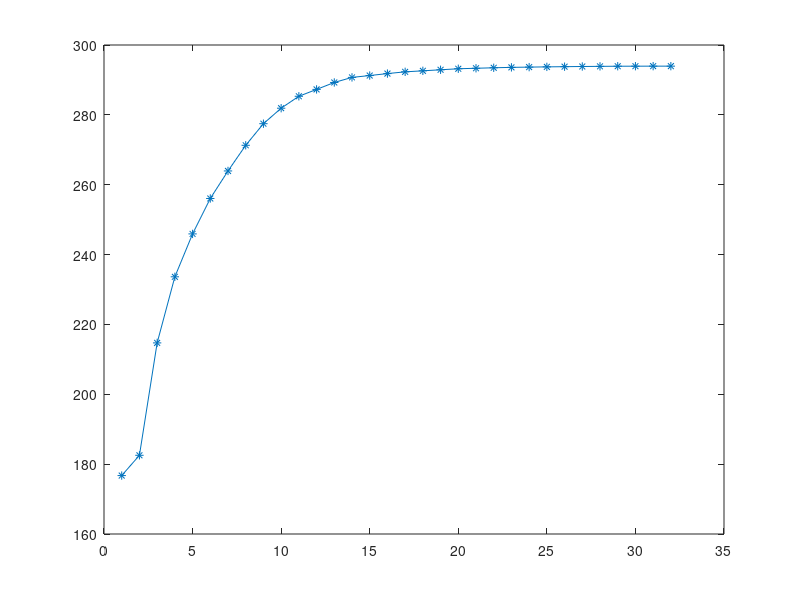

Recreate this plot in MATLAB. (Note: this script raises an error after producing the figure.)
% Nikoo Moradi
% 400101934
% CHW 2 
% Q2
%% 
clc; clear; close all;

EEGdata = load('EEGdata.mat');
Xorg = EEGdata.Xorg;
Xnoise = EEGdata.Xnoise;

[U,S,V] = svd(Xnoise);
disp(size(S));
ranks = 1:1:32;
errors = zeros(size(ranks));

for i = 1:length(ranks)
    k = ranks(i);
    
    % Reconstruct the image with k rank
    reconstructed_X = U(:,1:k) * S(1:k,1:k) * V(:,1:k)';
    
    % Calculate error (root mean squared error)
    errors(i) = norm(Xorg - reconstructed_X, 'fro') ;
       
end

figure;
% Display the error plot vs rank
p(1)=plot(ranks, errors,'*-');
p(1).LineWidth = 2;
grid on;
xlabel('Rank');
ylabel('Frobinious Error');
title('Reconstruction Error ')
legend('error');

[min_error, min_source] = min(errors);

% Display the minimum value and its index
disp(['Minimum error: ', num2str(min_error)]);
disp(['Optimal number of non-noise sources: ', num2str(min_source)]);

